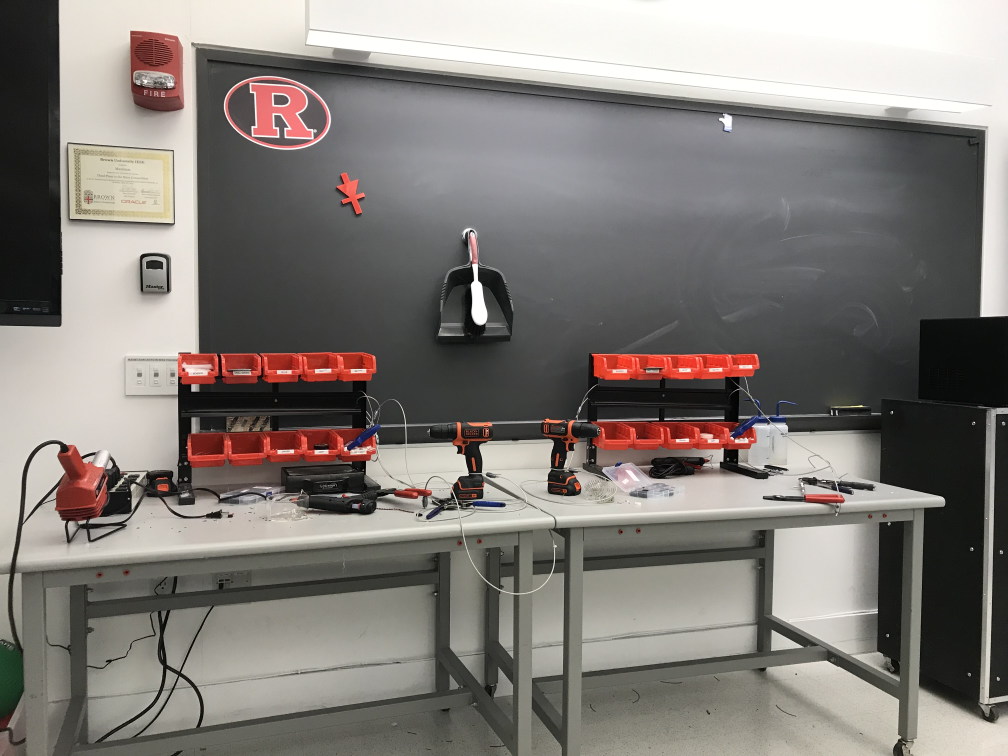
#> input picture prev_work_python/test_files/IMG_3159.jpeg, 4032 x 3024 px, given in place of IMG_2002.mov, which was not available (shown at 1/4 size)
$ python processing.py
#> lines starting #> are read from the running program, lines starting #| are printed output that depends on the picture; after the words box and inside, x2 and y2 are one past the last pixel; in counts of white or black regions, pixels touching at a corner belong together; pictures that were not available may be replaced by others from this repository, and a replacement may not be noted
import numpy as np
import cv2
from matplotlib import pyplot as plt
import imutils as im

cap = cv2.VideoCapture("IMG_2002.mov")
skip_frames = 10

while(True):
    # Capture frame-by-frame
    for i in range(skip_frames):
        cap.grab()
    ret, frame = cap.read()
#> frame is the input picture: shape (3024, 4032, 3); mean B, G, R 120.3, 124.8, 130.1
    frame = im.resize(frame, height=400)
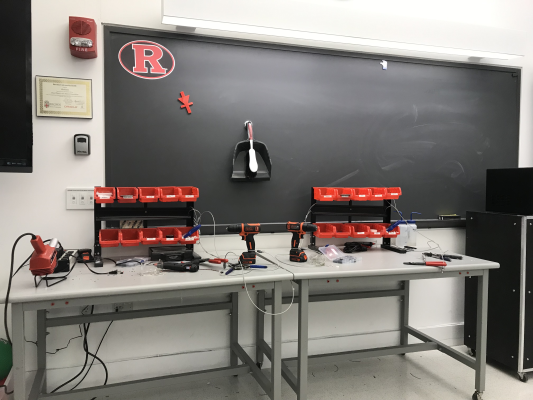
#> frame: shape (400, 533, 3); mean B, G, R 120.3, 124.8, 130.1

    # [5 lines of commented-out code are left out]

    '''kernal = np.array((
        [-2,1,2,1,-2],
        [-2,1,2,1,-2],
        [-2,1,2,1,-2],
        [-2,1,2,1,-2],
        [-2,1,2,1,-2]
    ))'''

    kernal = np.array((
        [-1,2,-1],
        [-1,2,-1],
        [-1,2,-1]
    ))

    kernalDiagonal = np.array((
        [-1,-1,-1],
        [2,2,2],
        [-1,-1,-1]
    ))

    lines = cv2.filter2D(frame[:,:,2], -1, kernal)
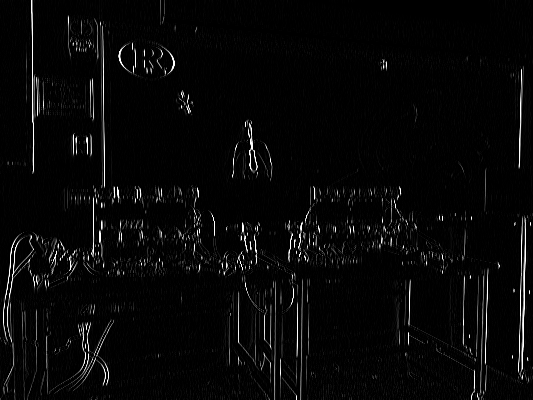
#> lines: shape (400, 533); min 0, max 255, mean 7.6
    linesDiag = cv2.filter2D(frame[:,:,2], -1, kernalDiagonal)
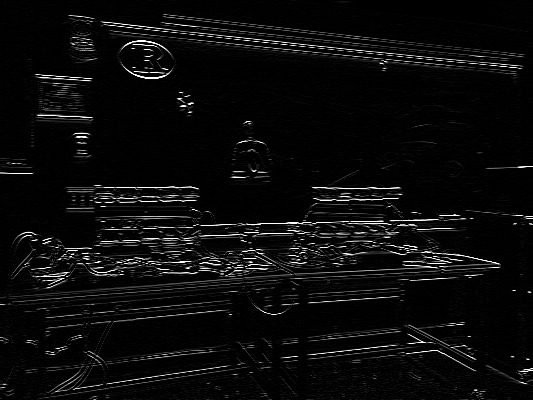
#> linesDiag: shape (400, 533); min 0, max 255, mean 11.1

    th, dst = cv2.threshold(lines, 100, 255, cv2.THRESH_BINARY)
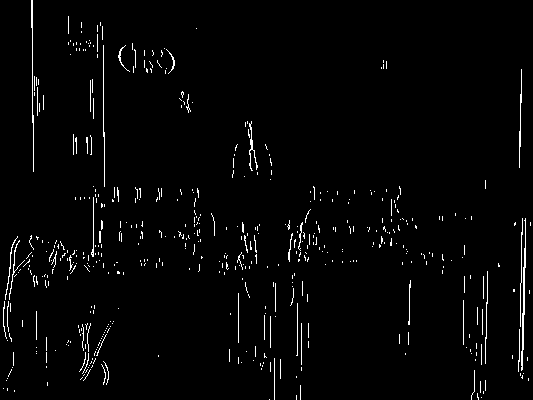
#> dst: shape (400, 533); 2.3% white in thin lines or dots
    thDiag, dstDiag = cv2.threshold(linesDiag, 100, 255, cv2.THRESH_BINARY)
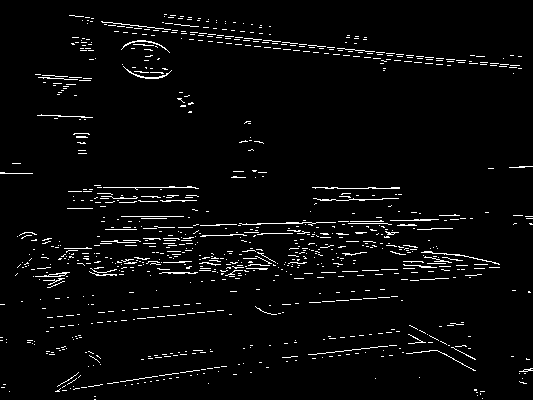
#> dstDiag: shape (400, 533); 3.5% white in thin lines or dots

    dst = np.add(dst, dstDiag)
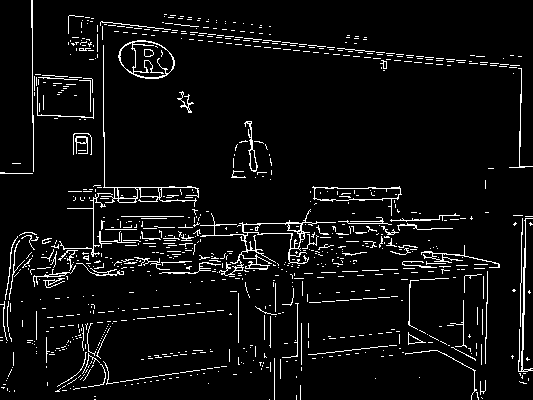
#> dst: shape (400, 533); min 0, max 255, mean 14.1

    lines = cv2.HoughLines(dst, 1,np.pi/180 , 70)
#> lines = 306 rows, first 8: [12, 1.68], [14, 1.68], [233, 1.54], [289, 1.52], [227, 1.55], [243, 1.54], [246, 1.52], [278, 1.54]

    cv2.imshow('dst',dst)
    cv2.waitKey(1000)

    for rho, theta in lines[0]:
        a = np.cos(theta)
        b = np.sin(theta)
        x0 = a*rho
        y0 = b*rho
        x1 = int(x0 + 1000*(-b))
        y1 = int(y0 + 1000*(a))
        x2 = int(x0 - 1000*(-b))
        y2 = int(y0 - 1000*(a))

        cv2.line(frame,(x1,y1),(x2,y2),(255,0,0),2)
#> this loop made 1 pass
#> (rho, theta, a, b, x0, y0, x1, y1) on pass 1: (12, 1.68, -0.105, 0.995, -1.25, 11.93, -995, -92)
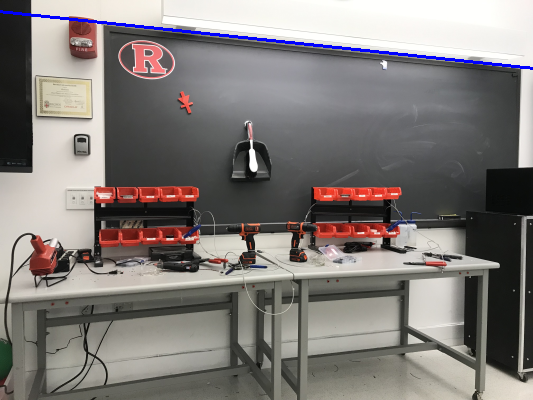
#> frame: shape (400, 533, 3); 0.75% of pixels changed, all inside (x1, y1, x2, y2) = (0, 10, 533, 70)

    cv2.imshow('houghlines3.jpg', frame)
    cv2.waitKey(1000)

# When everything done, release the capture
cap.release()
cv2.destroyAllWindows()

$ run again, on prev_work_python/test_files/IMG_3160.jpeg
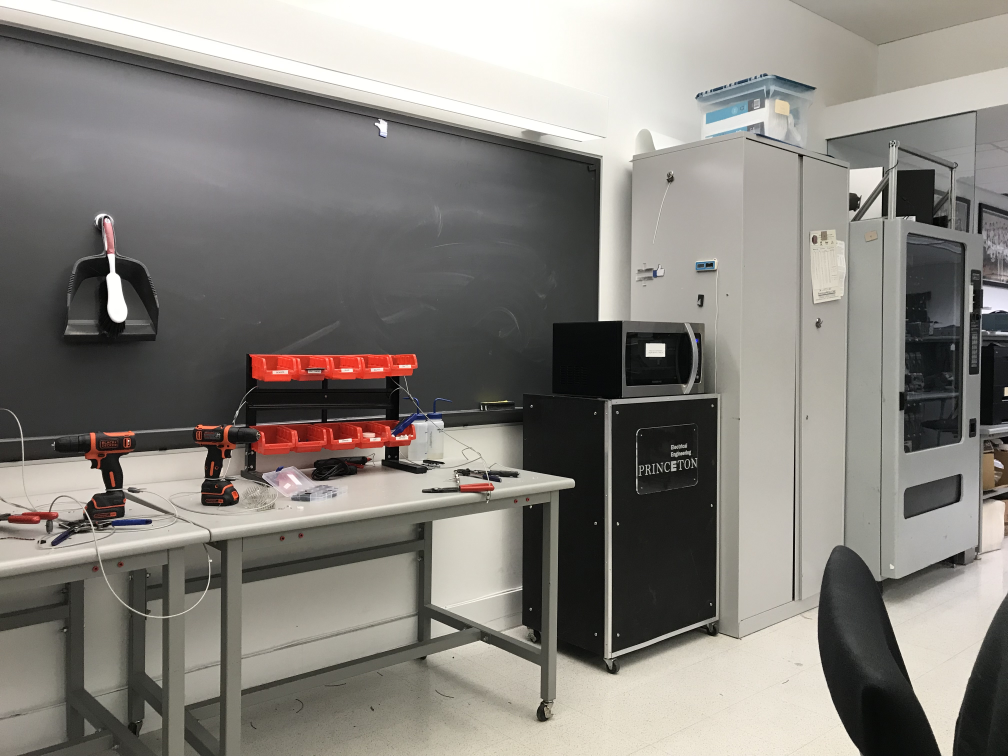
#> input picture prev_work_python/test_files/IMG_3160.jpeg, 4032 x 3024 px, given in place of IMG_2002.mov, which was not available (shown at 1/4 size)
#> frame is the input picture: shape (3024, 4032, 3); mean B, G, R 124.1, 129.7, 133.1
#> dstDiag: shape (400, 533); 2.8% white in thin lines or dots
#> `dst = np.add(dst, dstDiag)`:
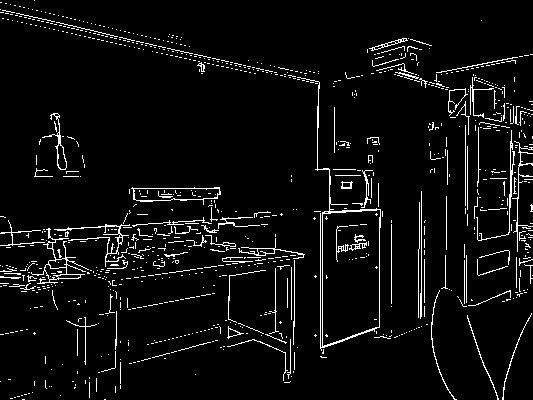
#> dst: shape (400, 533); min 0, max 255, mean 13
#> `lines = cv2.HoughLines(dst, 1,np.pi/180 , 70)`: lines = 253 rows, first 8: [9, 1.8], [233, 1.5], [293, 1.43], [322, 0], [320, 0], [12, 1.78], [421, 0], [246, 1.47]
#> the loop `for rho, theta in lines[0]:` made 1 pass
#> (rho, theta, a, b, x0, y0, x1, y1) on pass 1: (9, 1.8, -0.225, 0.974, -2.02, 8.77, -976, -216)
#> after the loop `for rho, theta in lines[0]:`:
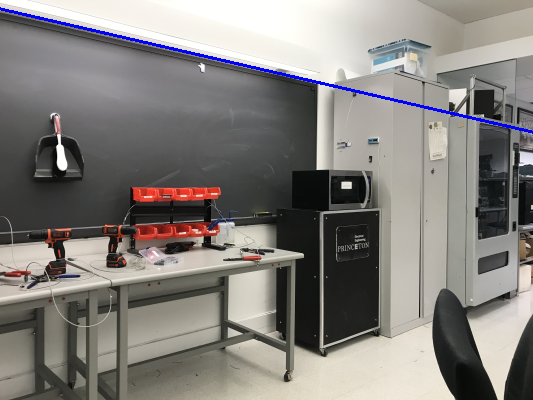
#> frame: shape (400, 533, 3); mean B, G, R 124.7, 128.3, 131.7

$ run again, on prev_work_python/test_files/TestA.jpg
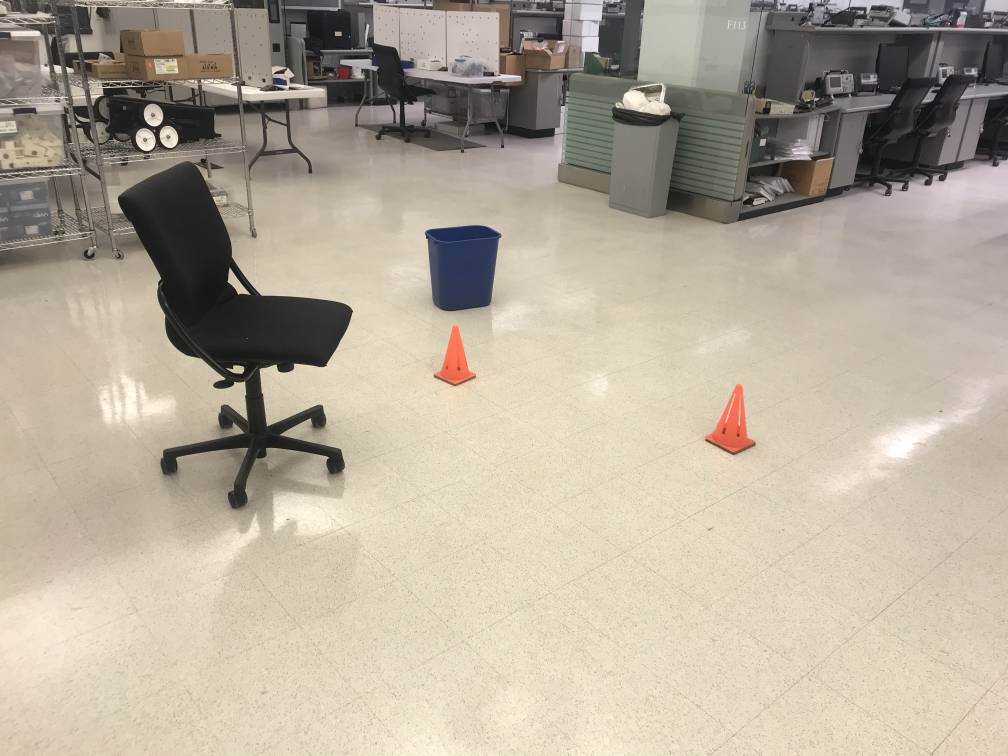
#> input picture prev_work_python/test_files/TestA.jpg, 4032 x 3024 px, given in place of IMG_2002.mov, which was not available (shown at 1/4 size)
#> frame is the input picture: shape (3024, 4032, 3); mean B, G, R 155.2, 171.2, 180.2
#> dstDiag: shape (400, 533); 2% white in thin lines or dots, all inside (x1, y1, x2, y2) = (0, 0, 533, 260)
#> `dst = np.add(dst, dstDiag)`:
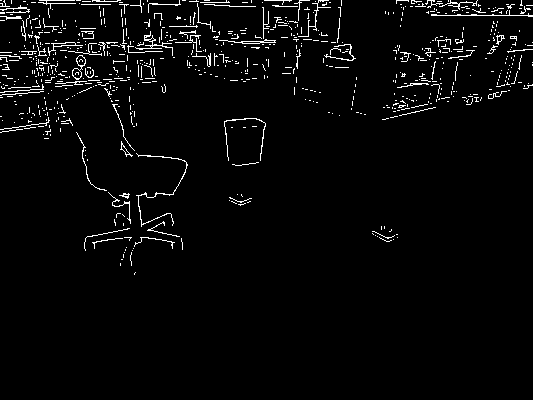
#> dst: shape (400, 533); min 0, max 255, mean 8
#> `lines = cv2.HoughLines(dst, 1,np.pi/180 , 70)`: lines = 108 rows, first 8: [0, 1.57], [-2, 1.61], [2, 1.59], [4, 1.57], [-1, 1.59], [15, 1.57], [45, 1.55], [6, 1.55]
#> the loop `for rho, theta in lines[0]:` made 1 pass
#> (rho, theta, a, b, x0, y0, x1, y1) on pass 1: (0, 1.57, -4.37e-08, 1, 0, 0, -1000, 0)
#> after the loop `for rho, theta in lines[0]:`:
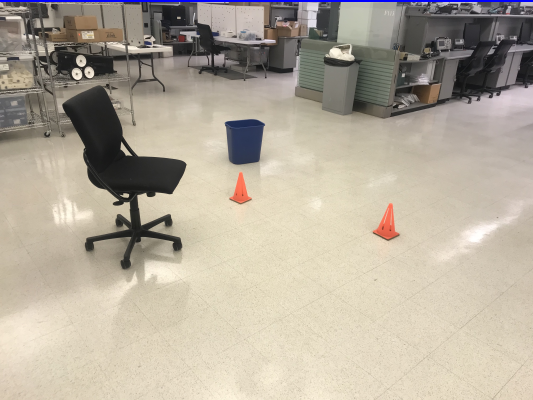
#> frame: shape (400, 533, 3); mean B, G, R 155.8, 170.5, 179.5

$ run again, on prev_work_python/test_files/TestB.jpg
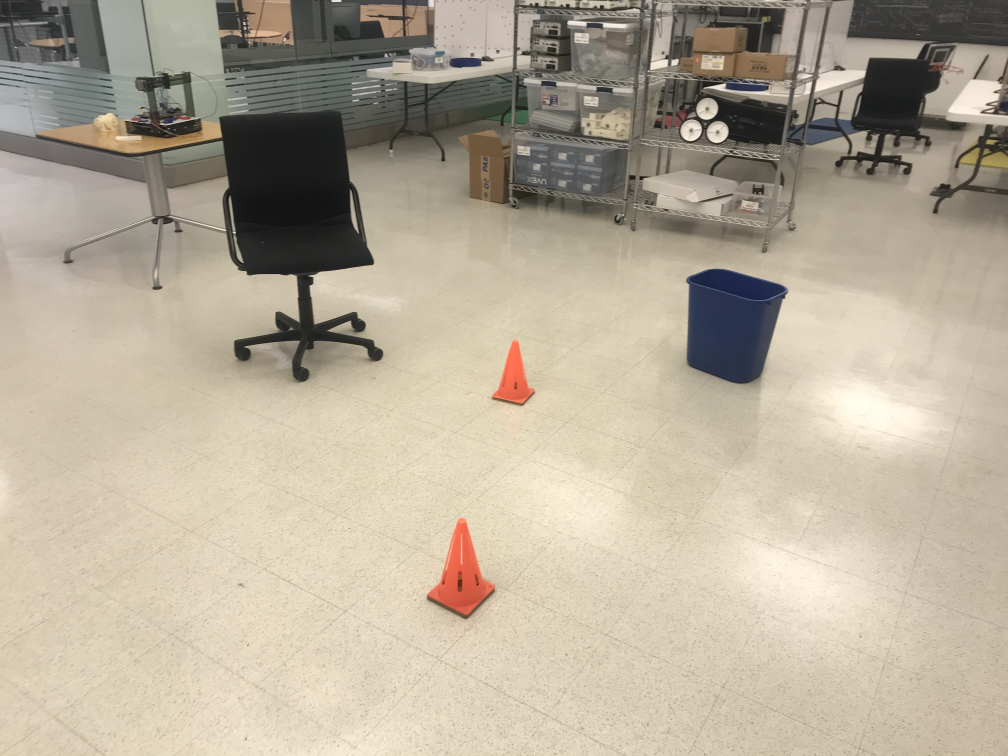
#> input picture prev_work_python/test_files/TestB.jpg, 4032 x 3024 px, given in place of IMG_2002.mov, which was not available (shown at 1/4 size)
#> frame is the input picture: shape (3024, 4032, 3); mean B, G, R 152.9, 171.3, 181.2
#> dstDiag: shape (400, 533); 2% white in thin lines or dots, all inside (x1, y1, x2, y2) = (0, 0, 533, 329)
#> `lines = cv2.HoughLines(dst, 1,np.pi/180 , 70)`: lines = 127 rows, first 8: [34, 1.61], [7, 1.55], [-12, 1.64], [-3, 1.73], [42, 1.57], [3, 1.57], [18, 1.66], [37, 1.59]
#> the loop `for rho, theta in lines[0]:` made 1 pass
#> (rho, theta, a, b, x0, y0, x1, y1) on pass 1: (34, 1.61, -0.0349, 0.999, -1.19, 33.98, -1000, 0)
#> after the loop `for rho, theta in lines[0]:`:
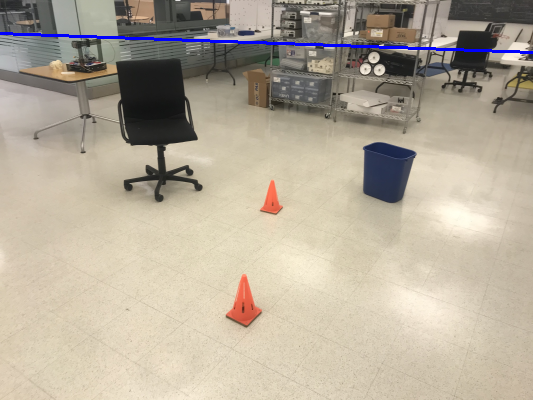
#> frame: shape (400, 533, 3); mean B, G, R 153.9, 170.3, 180.3
